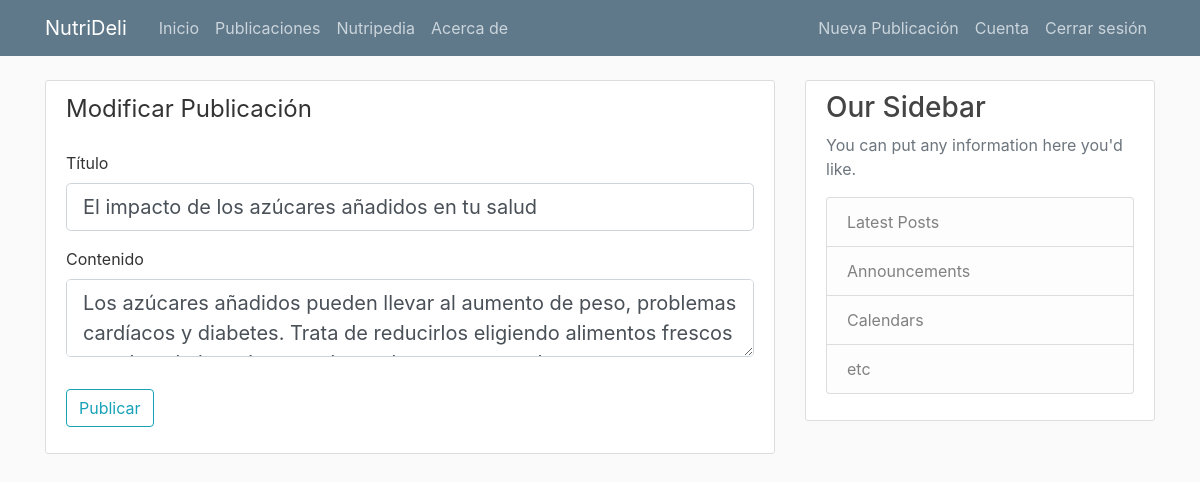
Before: /publicaciones/16/modificar (signed in) with the older database file.
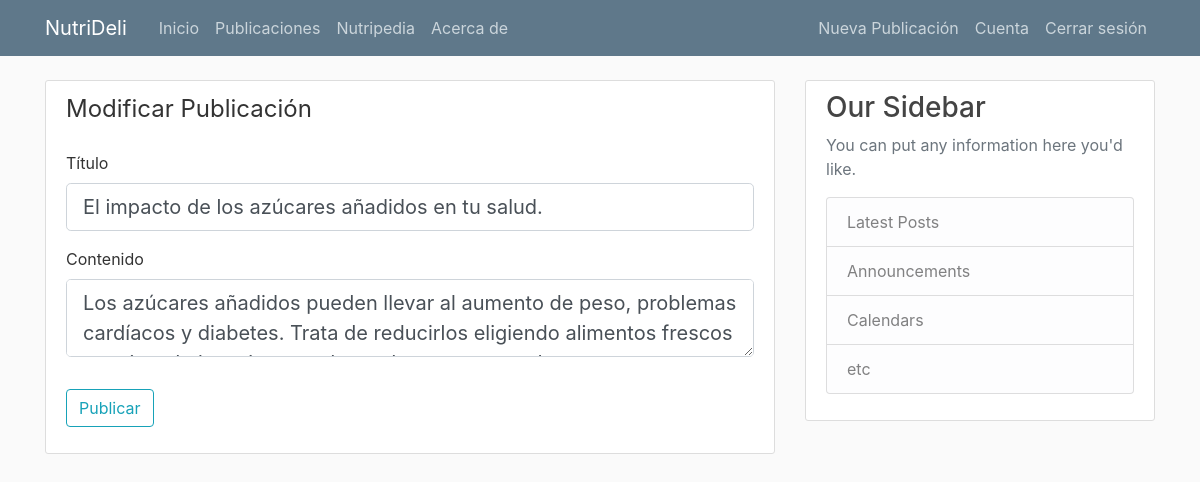
After: the same page with the newer database file.
### nutrideli_web/models.py (models this page shows, shortened)
class Post(db.Model):
      id = db.Column(db.Integer, primary_key=True)
      title = db.Column(db.String(100), nullable=False)
      date_posted = db.Column(db.DateTime, nullable=False, default=lambda: datetime.now(pytz.timezone('America/Mexico_City')))
      content = db.Column(db.Text, nullable=False)
      user_id = db.Column(db.Integer, db.ForeignKey('user.id'), nullable=False)

### nutrideli_web/posts/routes.py (the view)
@posts.route("/publicaciones/<int:post_id>/modificar", methods=['GET', 'POST'])
@login_required
def modificar_post(post_id):
     post = Post.query.get_or_404(post_id)
     if post.author != current_user:
          abort(403)
     form = Publicacion()
     if form.validate_on_submit():
          post.title = form.title.data
          post.content= form.content.data
          db.session.commit()
          flash('¡Tu publicación ha sido modificada!', 'success')
          return redirect(url_for('posts.post', post_id=post.id))
     elif request.method == 'GET':
          form.title.data = post.title
          form.content.data = post.content
     return render_template ('crear_publicacion.html', titulo_pagina='Modificar Publicacion', form=form, legend='Modificar Publicación')

### nutrideli_web/posts/forms.py
class Publicacion(FlaskForm):
    title = StringField('Título', validators=[DataRequired()])
    content = TextAreaField('Contenido', validators=[DataRequired()])
    submit = SubmitField('Publicar')

### nutrideli_web/models.py (called while the page is built)
@login_manager.user_loader
def load_user(user_id):
      return User.query.get(int(user_id))

### nutrideli_web/templates/crear_publicacion.html (shortened to what this page needs)
{% extends "layout.html" %}
{% block content %}
<div class="content-section">
    <form method="POST" action="">
        <fieldset class="form-group">
            <legend class="border=bottom mb-4"> {{ legend }}</legend>
            <div class="form-group">
                {{ form.title.label(class="form-control-label") }}
                {% if form.title.errors %}
                    {{ form.title(class="form-control form-control-lg is-invalid") }}
                    <div class="invalid-feedback">
                        {% for error in form.title.errors %}
                            <span>{{ error }}</span>
                        {% endfor %}
                    </div>
                {% else %}
                    {{ form.title(class="form-control form-control-lg") }}
                {% endif %}
            </div>
            <div class="form-group">
                {{ form.content.label(class="form-control-label") }}
                {% if form.content.errors %}
                    {{ form.content(class="form-control form-control-lg is-invalid") }}
                    <div class="invalid-feedback">
                        {% for error in form.content.errors %}
                            <span>{{ error }}</span>
                        {% endfor %}
                    </div>
                {% else %}
                    {{ form.content(class="form-control form-control-lg") }}
                {% endif %}
            </div>
        </fieldset>
        <div class="form-group">
            {{ form.submit(class="btn btn-outline-info") }}
        </div>
    </form>
</div>
{% endblock content %}

### nutrideli_web/templates/layout.html (shortened to what this page needs)
<!DOCTYPE html>
<html lang="en">
<head>
    <link rel="stylesheet" href="https://cdn.jsdelivr.net/npm/bootstrap@4.0.0/dist/css/bootstrap.min.css">
    <link rel="stylesheet" type="text/css" href="{{ url_for('static', filename='main.css') }}">
</head>
<body>
    <header class="site-header">
        <nav class="navbar navbar-expand-md navbar-dark bg-steel fixed-top">
          <div class="container">
            <a class="navbar-brand mr-4" href="/">NutriDeli</a>
            <div class="collapse navbar-collapse" id="navbarToggle">
              <div class="navbar-nav mr-auto">
                <a class="nav-item nav-link" href="{{ url_for('main.inicio') }}">Inicio</a>
                <a class="nav-item nav-link" href="{{ url_for('main.blog_publicaciones') }}">Publicaciones</a>
                <a class="nav-item nav-link" href="{{ url_for('main.nutripedia') }}">Nutripedia</a>
                <a class="nav-item nav-link" href="{{ url_for('main.acerca_de') }}">Acerca de</a>
              </div>
              <div class="navbar-nav">
                {% if current_user.is_authenticated %}
                  <a class="nav-item nav-link" href="{{ url_for('posts.nueva_publicacion') }}">Nueva Publicación </a>
                  <a class="nav-item nav-link" href="{{ url_for('users.cuenta') }}">Cuenta </a>
                  <a class="nav-item nav-link" href="{{ url_for('users.cerrar_sesion') }}">Cerrar sesión</a>
                {% else %}
                  <a class="nav-item nav-link" href="{{ url_for('users.iniciar_sesion') }}">Iniciar sesión</a>
                  <a class="nav-item nav-link" href="{{ url_for('users.registro') }}">Registrarse</a>
                {% endif %}
              </div>
            </div>
          </div>
        </nav>
    </header>
    <main role="main" class="container">
        <div class="row">
          <div class="col-md-8">
            {% block content %}{% endblock %}
          </div>
          <div class="col-md-4">
            <div class="content-section">
              <h3>Our Sidebar</h3>
              <p class='text-muted'>You can put any information here you'd like.
                <ul class="list-group">
                  <li class="list-group-item list-group-item-light">Latest Posts</li>
                  <li class="list-group-item list-group-item-light">Announcements</li>
                  <li class="list-group-item list-group-item-light">Calendars</li>
                  <li class="list-group-item list-group-item-light">etc</li>
                </ul>
              </p>
            </div>
          </div>
        </div>
    </main>
</body>
</html>

### nutrideli_web/static/main.css (style rules this page uses)
body { background: #fafafa; color: #333333; margin-top: 5rem; }
h1, h2, h3, h4, h5, h6 { color: #444444; }
.bg-steel { background-color: #5f788a; }
.site-header .navbar-nav .nav-link { color: #cbd5db; }
.content-section { background: #ffffff; padding: 10px 20px; border: 1px solid #dddddd; border-radius: 3px; margin-bottom: 20px; }

Changed rows visible on the page:
changed Post: title "El impacto de los azúcares añadidos en tu salud" → "El impacto de los azúcares añadidos en tu salud."
